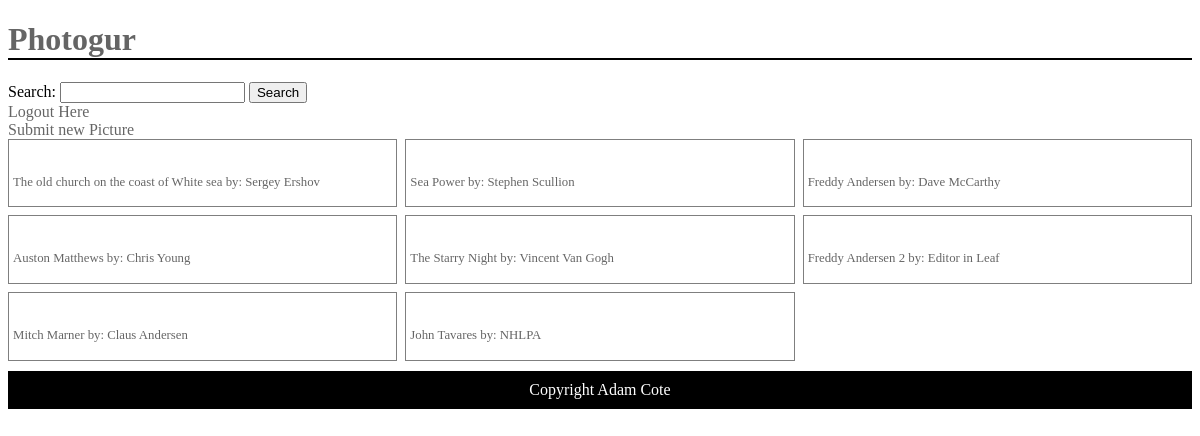
/pictures/ (signed in), run on the app's committed database.
### photogur/models.py (models this page shows, shortened)
class Picture(models.Model):
    title = models.CharField(max_length=255)
    artist = models.CharField(max_length=255)
    url = models.CharField(max_length=255)
    user = models.ForeignKey(User , on_delete=models.CASCADE, related_name='pictures')

### photogur/views.py (the view)
# urls.py: path('pictures/', pictures, name="main_page"),
def pictures(request):
    context = {'pictures': Picture.objects.all()}
    response = render(request, 'pictures.html', context)
    return HttpResponse(response)

### photogur/templates/pictures.html (shortened to what this page needs)
{% extends 'base.html' %}
{% load staticfiles %}
{% block css %}
<link rel="stylesheet" href="{% static 'css/main.css' %}">
{% endblock %}
{% block content %}
{% for picture in pictures %}
<div class="pic">
    <a href="{% url 'picture_details' id=picture.pk %}">
    </a>
    <p class="caption">{{ picture.title }} by: {{ picture.artist }}</p>
</div>
{% endfor %}
{% endblock %}

### photogur/static/css/main.css (style rules this page uses)
.caption { opacity: 0.6; font-size: 0.8em; padding: 4px; }
.pic { border: 1px solid rgba(0,0,0,0.5) }

### data on the page
Picture: title "The old church on the coast of White sea", artist "Sergey Ershov"
Picture: title "Sea Power", artist "Stephen Scullion"
Picture: title "Freddy Andersen", artist "Dave McCarthy"
Picture: title "Auston Matthews", artist "Chris Young"
Picture: title "The Starry Night", artist "Vincent Van Gogh"
Picture: title "Freddy Andersen 2", artist "Editor in Leaf"
Picture: title "Mitch Marner", artist "Claus Andersen"
Picture: title "John Tavares", artist "NHLPA"
